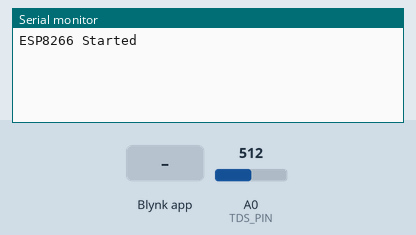
Recording of a sketch running on a simulated ESP8266 (NodeMCU). On the bench: the last lines printed to the serial monitor. The test bench sets the inputs (shaded band); at power-on: A0 (TDS_PIN) = 512. WiFi joins after 1.5 s; servers stay silent unless stated.

Above: at 3.0 s.
3.1 s: Blynk app writes 0 to V1
At 5.1 s:
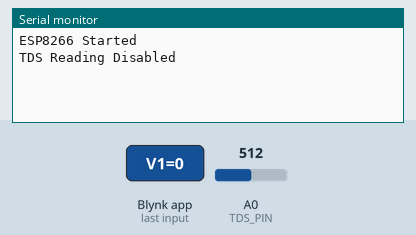
7.3 s: Blynk app writes 1 to V1
At 8.2 s:
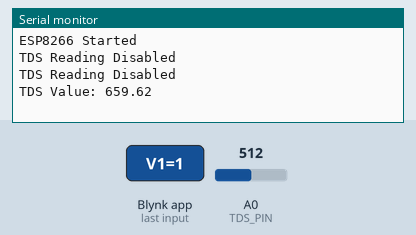

The sketch:

IoT_Based_Water_Quality_Monitoring_System.ino
```cpp
#define BLYNK_TEMPLATE_ID "TMPL3SAMivBEx"
#define BLYNK_TEMPLATE_NAME "IoT Water"
#define BLYNK_AUTH_TOKEN "_dljcVHPDKRigu5dbRh6mSmRcByLHLfD"

#include <ESP8266WiFi.h>
#include <BlynkSimpleEsp8266.h>

char ssid[] = "Bhalu";
char pass[] = "idk010101";

#define TDS_PIN A0

BlynkTimer timer;
float tdsValue = 0;
bool tdsEnabled = true;
bool alertSent = false;


BLYNK_WRITE(V1) {
  int value = param.asInt();
  tdsEnabled = (value == 1);
  if (!tdsEnabled) {
    alertSent = false;
    Blynk.virtualWrite(V0, 0);
  }
}

void readTDS() {
  if (tdsEnabled) {
    int analogValue = analogRead(TDS_PIN);
    float voltage = analogValue * (3.3 / 1023.0);
    tdsValue = (133.42 * voltage * voltage * voltage - 255.86 * voltage * voltage + 857.39 * voltage) * 0.5;

    Serial.print("TDS Value: ");
    Serial.println(tdsValue);

    Blynk.virtualWrite(V0, tdsValue);


    if (tdsValue > 600 && !alertSent) {
      Blynk.logEvent("tds_alert", "⚠ Alert: TDS is above 600!");
      alertSent = true;
    }

    else if (tdsValue <= 600) {
      alertSent = false;
    }
  } else {
    Serial.println("TDS Reading Disabled");
  }
}

void setup() {
  Serial.begin(9600);
  Serial.println("ESP8266 Started");
  Blynk.begin(BLYNK_AUTH_TOKEN, ssid, pass);
  timer.setInterval(2000L, readTDS);
}

void loop() {
  Blynk.run();
  timer.run();
}
```

Measured:
- after the input at 3.1 s, the serial monitor: prints a new line after 0.70 s (image 1)
- after the input at 7.3 s, the serial monitor: prints a new line after 0.50 s (image 2)
